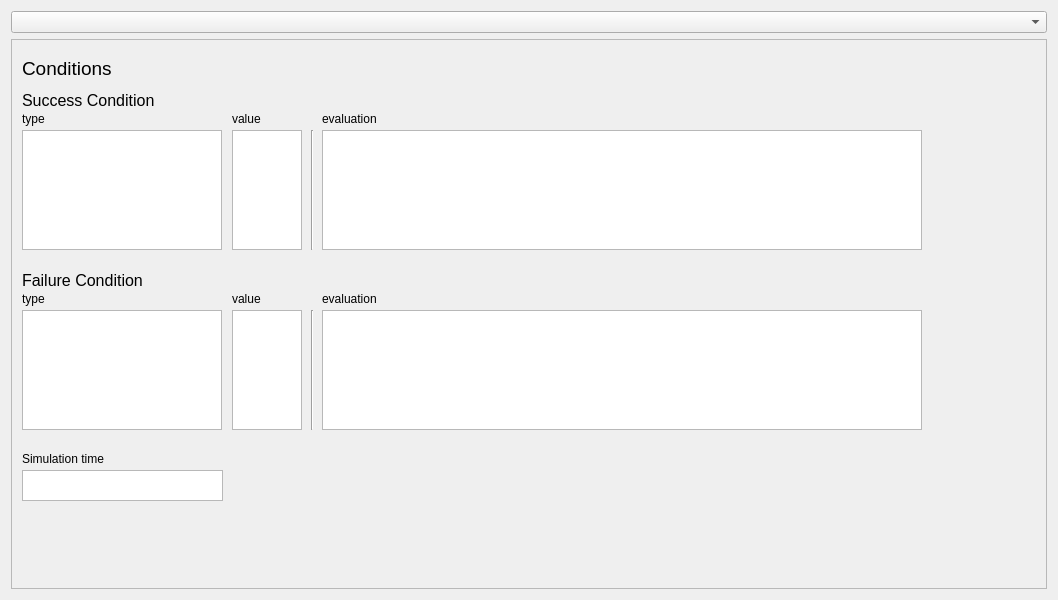
<?xml version="1.0" encoding="UTF-8"?>
<ui version="4.0">
 <class>ContextPanel</class>
 <widget class="QWidget" name="ContextPanel">
  <property name="geometry">
   <rect>
    <x>0</x>
    <y>0</y>
    <width>1058</width>
    <height>600</height>
   </rect>
  </property>
  <property name="windowTitle">
   <string>Widget</string>
  </property>
  <layout class="QVBoxLayout" name="verticalLayout_2">
   <item>
    <widget class="QComboBox" name="TopicSelect"/>
   </item>
   <item>
    <widget class="QScrollArea" name="scrollArea">
     <property name="widgetResizable">
      <bool>true</bool>
     </property>
     <widget class="QWidget" name="scrollAreaWidgetContents">
      <property name="geometry">
       <rect>
        <x>0</x>
        <y>0</y>
        <width>1038</width>
        <height>549</height>
       </rect>
      </property>
      <widget class="QLabel" name="condition">
       <property name="geometry">
        <rect>
         <x>10</x>
         <y>20</y>
         <width>101</width>
         <height>17</height>
        </rect>
       </property>
       <property name="font">
        <font>
         <pointsize>14</pointsize>
        </font>
       </property>
       <property name="text">
        <string>Conditions</string>
       </property>
      </widget>
      <widget class="QTextEdit" name="success_condition_name">
       <property name="geometry">
        <rect>
         <x>10</x>
         <y>90</y>
         <width>200</width>
         <height>120</height>
        </rect>
       </property>
       <property name="font">
        <font>
         <pointsize>10</pointsize>
        </font>
       </property>
       <property name="textInteractionFlags">
        <set>Qt::NoTextInteraction</set>
       </property>
      </widget>
      <widget class="QTextEdit" name="failure_condition_name">
       <property name="geometry">
        <rect>
         <x>10</x>
         <y>270</y>
         <width>200</width>
         <height>120</height>
        </rect>
       </property>
       <property name="font">
        <font>
         <pointsize>10</pointsize>
        </font>
       </property>
       <property name="textInteractionFlags">
        <set>Qt::NoTextInteraction</set>
       </property>
      </widget>
      <widget class="QTextEdit" name="success_condition_status">
       <property name="geometry">
        <rect>
         <x>220</x>
         <y>90</y>
         <width>70</width>
         <height>120</height>
        </rect>
       </property>
       <property name="font">
        <font>
         <pointsize>10</pointsize>
        </font>
       </property>
       <property name="textInteractionFlags">
        <set>Qt::NoTextInteraction</set>
       </property>
      </widget>
      <widget class="QTextEdit" name="failure_condition_status">
       <property name="geometry">
        <rect>
         <x>220</x>
         <y>270</y>
         <width>70</width>
         <height>120</height>
        </rect>
       </property>
       <property name="font">
        <font>
         <pointsize>10</pointsize>
        </font>
       </property>
       <property name="textInteractionFlags">
        <set>Qt::NoTextInteraction</set>
       </property>
      </widget>
      <widget class="QLabel" name="failure_condition">
       <property name="geometry">
        <rect>
         <x>10</x>
         <y>230</y>
         <width>140</width>
         <height>20</height>
        </rect>
       </property>
       <property name="font">
        <font>
         <pointsize>12</pointsize>
        </font>
       </property>
       <property name="text">
        <string>Failure Condition</string>
       </property>
      </widget>
      <widget class="QLabel" name="success_condition">
       <property name="geometry">
        <rect>
         <x>10</x>
         <y>50</y>
         <width>140</width>
         <height>20</height>
        </rect>
       </property>
       <property name="font">
        <font>
         <pointsize>12</pointsize>
        </font>
       </property>
       <property name="text">
        <string>Success Condition</string>
       </property>
      </widget>
      <widget class="QTextEdit" name="success_condition_evaluation">
       <property name="geometry">
        <rect>
         <x>310</x>
         <y>90</y>
         <width>600</width>
         <height>120</height>
        </rect>
       </property>
       <property name="font">
        <font>
         <pointsize>10</pointsize>
        </font>
       </property>
       <property name="textInteractionFlags">
        <set>Qt::NoTextInteraction</set>
       </property>
      </widget>
      <widget class="QTextEdit" name="failure_condition_evaluation">
       <property name="geometry">
        <rect>
         <x>310</x>
         <y>270</y>
         <width>600</width>
         <height>120</height>
        </rect>
       </property>
       <property name="font">
        <font>
         <pointsize>10</pointsize>
        </font>
       </property>
       <property name="sizeAdjustPolicy">
        <enum>QAbstractScrollArea::AdjustIgnored</enum>
       </property>
       <property name="textInteractionFlags">
        <set>Qt::NoTextInteraction</set>
       </property>
      </widget>
      <widget class="Line" name="success_line">
       <property name="geometry">
        <rect>
         <x>290</x>
         <y>90</y>
         <width>20</width>
         <height>120</height>
        </rect>
       </property>
       <property name="orientation">
        <enum>Qt::Vertical</enum>
       </property>
      </widget>
      <widget class="Line" name="success_line_2">
       <property name="geometry">
        <rect>
         <x>290</x>
         <y>270</y>
         <width>20</width>
         <height>120</height>
        </rect>
       </property>
       <property name="orientation">
        <enum>Qt::Vertical</enum>
       </property>
      </widget>
      <widget class="QLabel" name="success_type">
       <property name="geometry">
        <rect>
         <x>10</x>
         <y>70</y>
         <width>67</width>
         <height>17</height>
        </rect>
       </property>
       <property name="text">
        <string>type</string>
       </property>
      </widget>
      <widget class="QLabel" name="success_evaluation">
       <property name="geometry">
        <rect>
         <x>310</x>
         <y>70</y>
         <width>181</width>
         <height>17</height>
        </rect>
       </property>
       <property name="text">
        <string>evaluation</string>
       </property>
      </widget>
      <widget class="QLabel" name="success_value">
       <property name="geometry">
        <rect>
         <x>220</x>
         <y>70</y>
         <width>101</width>
         <height>17</height>
        </rect>
       </property>
       <property name="text">
        <string>value</string>
       </property>
      </widget>
      <widget class="QLabel" name="failure_type">
       <property name="geometry">
        <rect>
         <x>10</x>
         <y>250</y>
         <width>67</width>
         <height>17</height>
        </rect>
       </property>
       <property name="text">
        <string>type</string>
       </property>
      </widget>
      <widget class="QLabel" name="failure_value">
       <property name="geometry">
        <rect>
         <x>220</x>
         <y>250</y>
         <width>101</width>
         <height>17</height>
        </rect>
       </property>
       <property name="text">
        <string>value</string>
       </property>
      </widget>
      <widget class="QLabel" name="failure_evaluation">
       <property name="geometry">
        <rect>
         <x>310</x>
         <y>250</y>
         <width>181</width>
         <height>17</height>
        </rect>
       </property>
       <property name="text">
        <string>evaluation</string>
       </property>
      </widget>
      <widget class="QTextEdit" name="simulation_time_data">
       <property name="geometry">
        <rect>
         <x>10</x>
         <y>430</y>
         <width>201</width>
         <height>31</height>
        </rect>
       </property>
       <property name="readOnly">
        <bool>true</bool>
       </property>
      </widget>
      <widget class="QLabel" name="simulation_time_label">
       <property name="geometry">
        <rect>
         <x>10</x>
         <y>410</y>
         <width>121</width>
         <height>17</height>
        </rect>
       </property>
       <property name="text">
        <string>Simulation time</string>
       </property>
      </widget>
     </widget>
    </widget>
   </item>
  </layout>
 </widget>
 <resources/>
 <connections/>
</ui>
